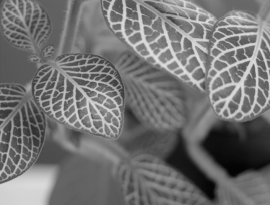
#> input picture Traitement d'image/Image_folder/testna_slika1a.bmp, 270 x 205 px
$ python 'pythonTraitement_d'"'"'image.py'
#> lines starting #> are read from the running program, lines starting #| are printed output that depends on the picture
import argparse
from pathlib import Path

import cv2
import matplotlib.pyplot as plt
import numpy as np
from numpy.fft import fft2, ifft2

# ---------------------------------------------------------
# Création de la PSF (flou gaussien)
# ---------------------------------------------------------
def gaussian_psf(size, sigma):
    ax = np.arange(-size//2 + 1., size//2 + 1.)
    xx, yy = np.meshgrid(ax, ax)
    psf = np.exp(-(xx**2 + yy**2) / (2. * sigma**2))
    psf /= psf.sum()
    return psf

# ---------------------------------------------------------
# Filtre de Wiener dans le domaine fréquentiel
# ---------------------------------------------------------
def wiener_filter(blurred, psf, K):
    H = fft2(psf, s=blurred.shape)
    G = fft2(blurred)

    H_conj = np.conj(H)
    W = H_conj / (np.abs(H)**2 + K)

    F_hat = W * G
    f_hat = np.real(ifft2(F_hat))
    return f_hat

def main():
    default_image = Path(__file__).resolve().parent / "Image_folder" / "testna_slika1a.bmp"
    parser = argparse.ArgumentParser(description="Restauration d'image par filtre de Wiener.")
    parser.add_argument(
        "--image",
        type=Path,
        default=default_image,
        help="Image en niveaux de gris (par défaut : Image_folder/testna_slika1a.bmp)",
    )
    args = parser.parse_args()

    image = cv2.imread(str(args.image), cv2.IMREAD_GRAYSCALE)
#> image is the input picture: shape (205, 270); min 2, max 224, mean 114.9
    if image is None:
        raise FileNotFoundError(f"Impossible de lire l'image : {args.image}")
    image = image.astype(np.float32) / 255.0

    psf = gaussian_psf(size=31, sigma=1.5)
    k_values = (0.01, 0.05, 0.1)
    results = [wiener_filter(image, psf, k) for k in k_values]
#> in wiener_filter, `H = fft2(psf, s=blurred.shape)`:
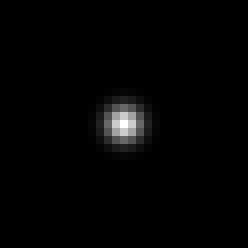
#> psf: shape (31, 31) float64 (shown 8 times larger); min 2.63e-45, max 0.0707, mean 0.00104; drawn with min black and max white
#> in wiener_filter, `f_hat = np.real(ifft2(F_hat))`:
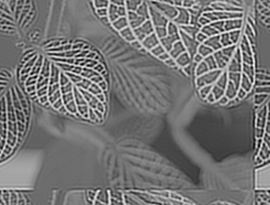
#> f_hat: shape (205, 270) float64; min -0.5, max 1.56, mean 0.446; drawn with min black and max white
#> call 2 of wiener_filter, with K = 0.05
#> in wiener_filter (call 2), `f_hat = np.real(ifft2(F_hat))`:
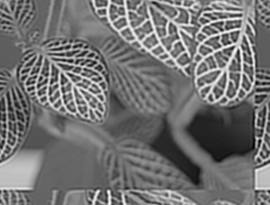
#> f_hat: shape (205, 270) float64; min -0.112, max 1.09, mean 0.429; drawn with min black and max white
#> results = 3 items

    plt.figure(figsize=(12, 6))
    plt.subplot(1, 4, 1)
    plt.title("Image d'entrée")
    plt.imshow(image, cmap="gray")
    plt.axis("off")

    for i, (k, result) in enumerate(zip(k_values, results), start=2):
        plt.subplot(1, 4, i)
        plt.title(f"K = {k}")
        plt.imshow(result, cmap="gray")
        plt.axis("off")
#> this loop made 3 passes
#> k on passes 1 to 3: 0.01, 0.05, 0.1

    plt.tight_layout()
    plt.show()
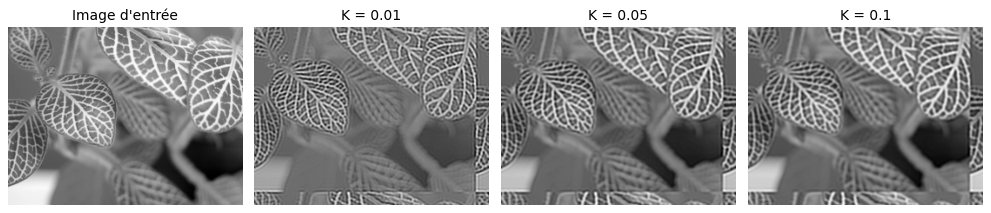
#> figure drawn by matplotlib, 4 panels


if __name__ == "__main__":
    main()

$ run again, with Traitement d'image/Image_folder/testna_slika3a.bmp copied over Traitement d'image/Image_folder/testna_slika1a.bmp
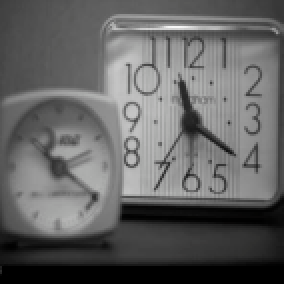
#> input picture Traitement d'image/Image_folder/testna_slika3a.bmp, 142 x 142 px (shown 2 times larger)
#> in wiener_filter (call 2), `f_hat = np.real(ifft2(F_hat))`:
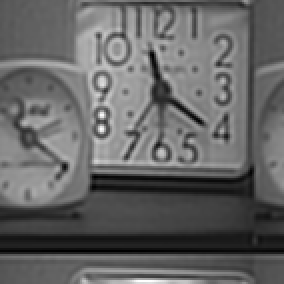
#> f_hat: shape (142, 142) float64 (shown 2 times larger); min -0.143, max 1.15, mean 0.37; drawn with min black and max white
#> results = 3 items
#> the loop in main, `for i, (k, result) in enumerate(zip(k_values, results), start=2):` made 3 passes
#> k on passes 1 to 3: 0.01, 0.05, 0.1
#> in main, `plt.show()`:
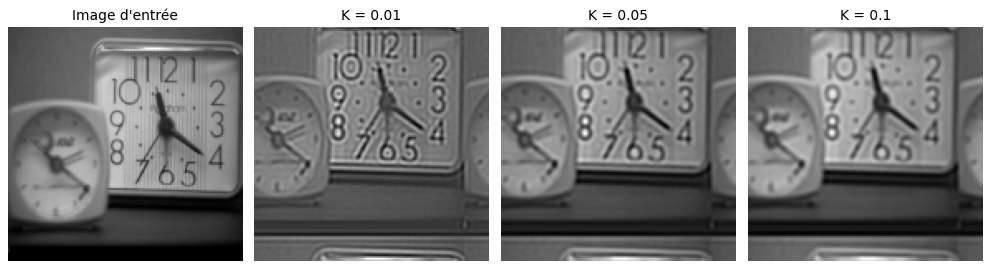
#> figure drawn by matplotlib, 4 panels

$ run again, with Traitement d'image/Image_folder/testna_slika4a.bmp copied over Traitement d'image/Image_folder/testna_slika1a.bmp
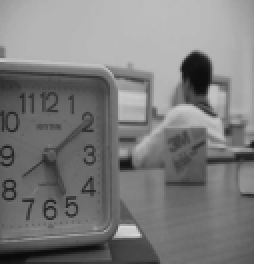
#> input picture Traitement d'image/Image_folder/testna_slika4a.bmp, 127 x 132 px (shown 2 times larger)
#> in main, image is the input picture: shape (132, 127); min 10, max 217, mean 124.3
#> in wiener_filter (call 2), `f_hat = np.real(ifft2(F_hat))`:
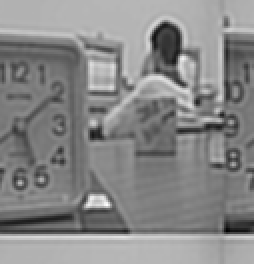
#> f_hat: shape (132, 127) float64 (shown 2 times larger); min -0.219, max 1.06, mean 0.464; drawn with min black and max white
#> results = 3 items
#> the loop in main, `for i, (k, result) in enumerate(zip(k_values, results), start=2):` made 3 passes
#> k on passes 1 to 3: 0.01, 0.05, 0.1
#> in main, `plt.show()`:
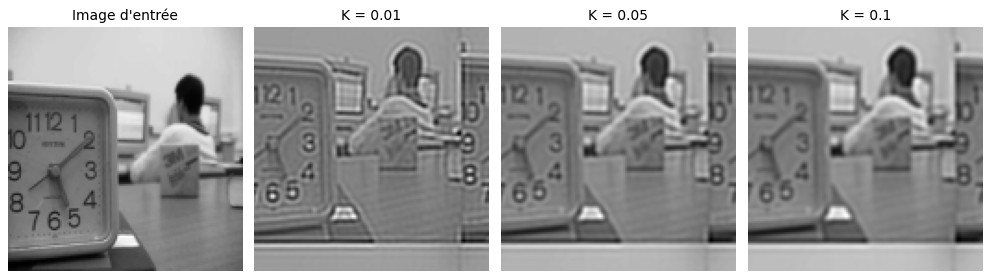
#> figure drawn by matplotlib, 4 panels
